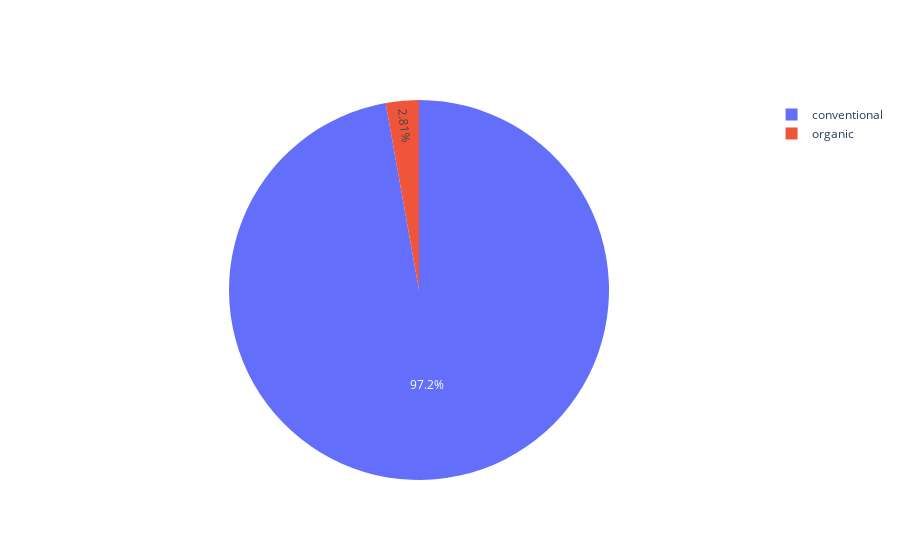

Notebook code for this chart:
### Markdown cell above
# Q.1 Which type of Avocados are more in demand (Conventional or Organic)?

### Code cell
Type=df.groupby('type')['Total Volume'].agg('sum')

values=[Type['conventional'],Type['organic']]
labels=['conventional','organic']

trace=go.Pie(labels=labels,values=values)
py.iplot([trace])

### Figure 1 — Plotly figure (JSON) as saved in the notebook; plotly's stock layout.template omitted (floating-point values rounded to 4 significant figures)
{"data": [{"labels": ["conventional", "organic"], "type": "pie", "values": [15090000000.0, 436200000.0]}], "layout": {}}
